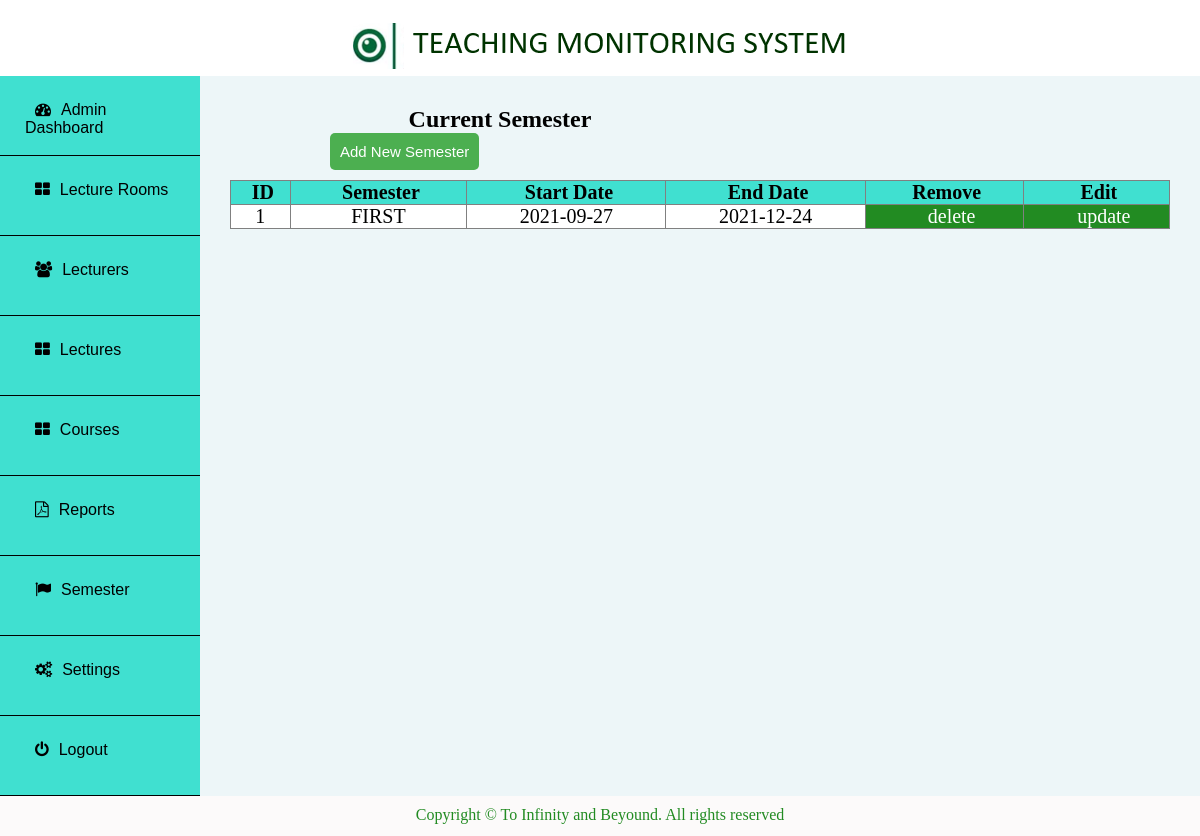
The app's page /admin/semester.php (signed in) with its own data.
### tables this page shows
CREATE TABLE `semester` (
  `semesterId` int(11) NOT NULL,
  `semesterDetail` enum('FIRST','SECOND') NOT NULL,
  `startDate` date NOT NULL,
  `endDate` date NOT NULL
);

### admin/semester.php (the view, shortened to what this page needs)
<?php  include 'connection.php';
if($_SESSION['adminId'] != ""){
?>
<!DOCTYPE html PUBLIC "-//w3c//DTD XHTML 1.1//EN""
 http//www.w3.org/TR/xtml 11/DTD/xhtml 11.dtd">
<html xmlns="http://www.w3.org/1999/xhtml">
<head>
<link href="style.css" rel="stylesheet" type="text/css">
<link href="app.css" rel="stylesheet" type="text/css">
<link href="css/font-awesome.css" rel="stylesheet" />
</head>
<?php include 'header.php'; ?>
      <div class="main" >
     <?php
    if(isset($_REQUEST['update'])){
    $semesterId = $_REQUEST['update'];
    $statement1 = "SELECT * FROM semester WHERE semesterId = '$semesterId' ";
    $sql_query1 = mysqli_query($conn, $statement1);
    $updateRow = mysqli_fetch_assoc($sql_query1);
      ?>
      <div class="headerA">
        <h2>Update Semester</h2>
      </div>
        <form method="post" action="" class="form">
            <div class="input-groupA">
              <label>Semester State</label>
              <select name="state">
              <option>Choose State</option>
              <option value="FIRST" <?php if($updateRow['semesterDetail'] == 'FIRST'){echo 'selected = "selected"';} ?>>First</option>
              <option value="SECOND" <?php if($updateRow['semesterDetail'] == 'SECOND'){echo 'selected = "selected"';} ?>>Second</option>
              </select>
            </div>
            <div class="input-groupA">
              <label>Start Date</label>
              <input type="date" name="start" <?php echo 'value = "'.$updateRow['startDate'].'"'; ?> >
            </div>
            <div class="input-groupA">
              <label>End Date</label>
              <input type="date" name="end" <?php echo 'value = "'.$updateRow['endDate'].'"'; ?>>
              <input type="hidden" name="add" value="">
              <input type="hidden" name="update" value="update">
              <input type="hidden" name="semesterId" value="<?php echo $updateRow['semesterId']; ?>">
            </div>
             <div class="input-groupA">
            <button type="submit" name="submit" class="btnA">Update Semester</button>
          </div>
        </form>
      <?php } else{ ?>
        <div style="width: 100%; padding:30px;">
          <h2 align="center">Current Semester</h2>
        <form method="post">
        <button type="submit" name="addSemester" class="btnA" style="margin-left:100px;">Add New Semester</button>
        </form>
        <table style="width: 100%; text-align: center; " border="1" >
<?php
$retreive = "SELECT * FROM semester";
$sql_query = mysqli_query($conn, $retreive);
?>
          <tr>
                <th>ID</th>
                <th>Semester</th>
                <th>Start Date</th>
                <th>End Date</th>
                <th>Remove</th>
                <th>Edit</th>
          </tr>
<?php
$counter = 1;
while ($rows = mysqli_fetch_assoc($sql_query) ) {
?>
          <tr>
            <td><?php   echo $counter ?></td>
            <td><?php   echo $rows['semesterDetail']; ?></td>
            <td><?php   echo $rows['startDate']; ?></td>
            <td><?php   echo $rows['endDate']; ?></td>
            <td style="background-color: forestgreen;"><a  href="?delete=<?php   echo $rows['semesterId']; ?>"
            onclick="return confirm('Are you sure you want to delete' )">delete </a></td>
            <td style="background-color: forestgreen;"> <a href="?update=<?php   echo $rows['semesterId']; ?>">update </a></td>
          </tr>
          <?php $counter++;
          }
          ?>
        </table>
    </div>
  <?php  } ?>
    </div>
  </div>
  <div class="footer" style="height: 5vh;">
        <p align="center">Copyright &copy; To Infinity and Beyound. All rights reserved </p>
    </div>
</div>
</body>
</html>
<?php   }else{ header('Location: ../index.php');} ?>

### admin/style.css (style rules this page uses)
* { padding: 0; margin: 0; box-sizing: border-box; }
.b { padding: 0px; background-color: white; }
.main { width: 100%; }
table { border-collapse: collapse; color: black; font-size: 20px; text-align: center; margin-top:10px; padding: 5px; width: 100%; }
th { background-color:turquoise; color: black; width: auto; padding-left: 5px }
tr a { color: white; margin-left: 15px; transition: .5s; text-decoration: none; }
tr:nth-child(even) { background-color:white; width: auto; }
.btnA { padding: 10px; font-size: 15px; color: white; background: #4CAF50; border:none; border-radius: 5px; }
h2 { margin-right: 400px; }
.footer { background-color:#fcfafa ; height: 5vh; width: 100%; }
.footer p { padding-top: 10px; color: forestgreen; }

### admin/app.css (style rules this page uses)
.btnA { padding: 10px; font-size: 15px; color: white; background: #4CAF50; border:none; border-radius: 5px; }

### records on screen
semester: semesterDetail "FIRST", startDate "2021-09-27", endDate "2021-12-24"
